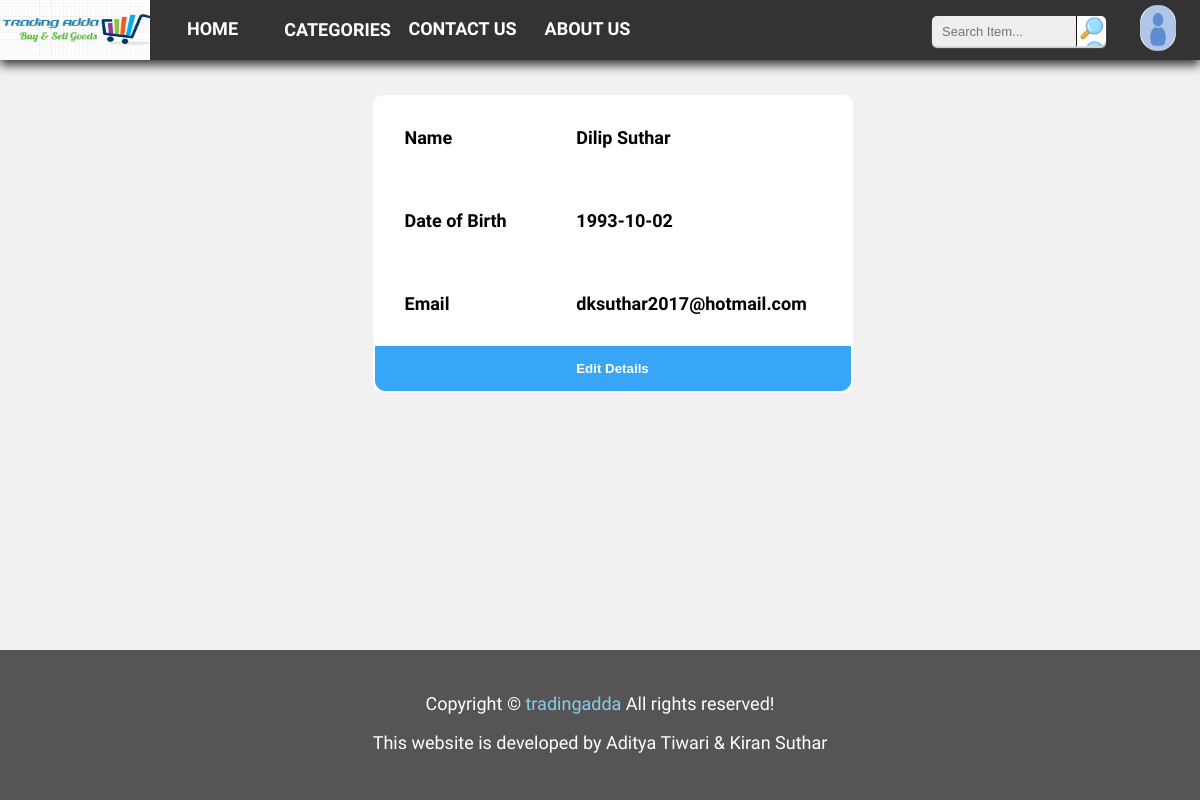
Page /user_profile.php (signed in) on the committed database.
### tables this page shows
CREATE TABLE `user` (
  `name` varchar(50) NOT NULL COMMENT 'Contains name of users',
  `dob` date NOT NULL COMMENT 'Containes date of birth of users',
  `email` varchar(50) NOT NULL COMMENT 'Contains valid email of users',
  `password` varchar(20) NOT NULL COMMENT 'Contains encrypted password of users'
);

### user_profile.php (the view, shortened to what this page needs)
<!DOCTYPE html>
<html lang="en" dir="ltr">
  <head>
    <link type="text/css" rel="stylesheet" href="styles/user_profile.css" />
  </head>
  <body>
    <?php
      include('menu.php');
        ?>
    <div class="container">
      <div class="card" align="center">
        <div id="profile_info">
          <?php
            require "scripts/db_connection.php";
            function fetchDetails($con) {
              $query = "SELECT * FROM user WHERE email = '".$_SESSION['email']."'";
              $result = mysqli_query($con, $query);
              if($result) {
                $row = mysqli_fetch_array($result);
                if(!empty($row))
                  return $row;
              }
              return NULL;
            }
            $row = fetchDetails($con);
            if(isset($_POST['edit_details'])) {
              if($row != NULL) {
                ?>
                <form action="" method="post">
                  <style>
                    td {
                      padding : 10px 25px;
                    }
                  </style>
                  <table>
                    <tr>
                      <td>Name</td>
                      <td><input type="text" name="name" value="<?php echo $row['name']; ?>" required /></td>
                    </tr>
                    <tr>
                      <td>Date of Birth</td>
                      <td><input type="date" name="dob" value="<?php echo $row['dob']; ?>" required /></td>
                    </tr>
                    <tr>
                      <td>Email</td>
                      <td><input type="email" name="email" value="<?php echo $row['email']; ?>" disabled /></td>
                    </tr>
                    <tr>
                      <td id="button" colspan="2">
                        <input type="submit" name="update_details" value="Update Details" />
                      </td>
                    </tr>
                    </table>
                </form>
                <?php
              }
            }
            else {
              if($row != NULL) {
                ?>
                <table>
                  <tr>
                    <td>Name</td>
                    <td><?php echo $row['name']; ?></td>
                  </tr>
                  <tr>
                    <td>Date of Birth</td>
                    <td><?php echo $row['dob']; ?></td>
                  </tr>
                  <tr>
                    <td>Email</td>
                    <td><?php echo $row['email']; ?></td>
                  </tr>
                  <tr>
                    <td id="button" colspan="2">
                      <form action="" method="post"><input type="submit" name="edit_details" value="Edit Details" /></form>
                    </td>
                  </tr>
                  </table>
                <?php
              }
            }
          ?>
        </div>
      </div>
    </div>
    <?php
      include('footer.php');
    ?>
  </body>
</html>

### styles/user_profile.css (style rules this page uses)
body { width: 100%; height: 100%; background-color: #f1f1f1; }
.container { margin: 0; margin-top: 60px; width : 100%; min-height: calc(100vh - 150px - 60px); }
.card { padding: 35px 0; width: 100%; height: auto; }
.card > div { //float: left; }
#profile_info { width: 40%; height: 100%; margin-left: 25px; color: #000; border-radius: 10px; background-color: #fff; font-weight: bold; font-size: 18px; }
table { width: 100%; //padding: 10px; }
td { padding: 30px; }
#button { //background-color: #38A6F6; //cursor: pointer; padding: 0; //border-radius: 0 0 10px 10px; width: 100%; }
#button input { background-color: #38A6F6; color: white; text-decoration: none; padding: 14px 20px; //margin: 8px 0; border: 1px solid #38A6F6; cursor: pointer; width: 100%; font-weight: bold; outline: none; border-radius: 0 0 10px 10px; }

### styles/theme.css (style rules this page uses)
body { //background-image: url("../images/back5.jpg"); //background-repeat: no-repeat; //background-size: auto; //background-attachment: fixed; font-family: 'ZCOOL XiaoWei', serif; width: 100%; height: 100%; position: static; margin: 0; }

### rows in the picture
user: name "Dilip Suthar", dob "1993-10-02", email "dksuthar2017@hotmail.com"
